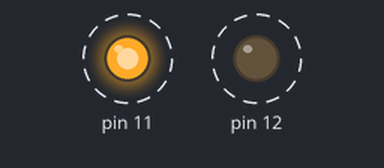
This sketch was run on a simulated Arduino Uno, built with avr-gcc and run on an emulated ATmega328P. Parts: output pins drawn as LEDs (lit = HIGH). Dashed ring = blinking.

Above: at 0.2 s.
Timing chart, 0 to 3.0 s (numbered marks = the images above):
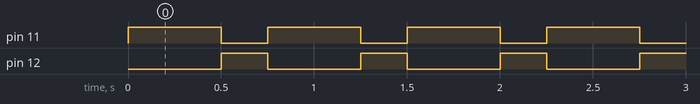

Measured:
- by itself, pin 11: alternates HIGH for 0.50 s and LOW for 0.25 s
- by itself, pin 12: alternates HIGH for 0.25 s and LOW for 0.50 s

The sketch:

Two_Blinks.ino
```cpp
// Two_Blinks

void setup() {
  // initialize digital pins 11 & 12 as outputs.
  pinMode(11, OUTPUT);
  pinMode(12, OUTPUT);
}

void loop() {
  digitalWrite(11, HIGH);  //11 ON
  delay(500);
  digitalWrite(11, LOW);  //11 OFF

  digitalWrite(12, HIGH);  //12 ON
  delay(250);
  digitalWrite(12, LOW);  //12 OFF
}
```
